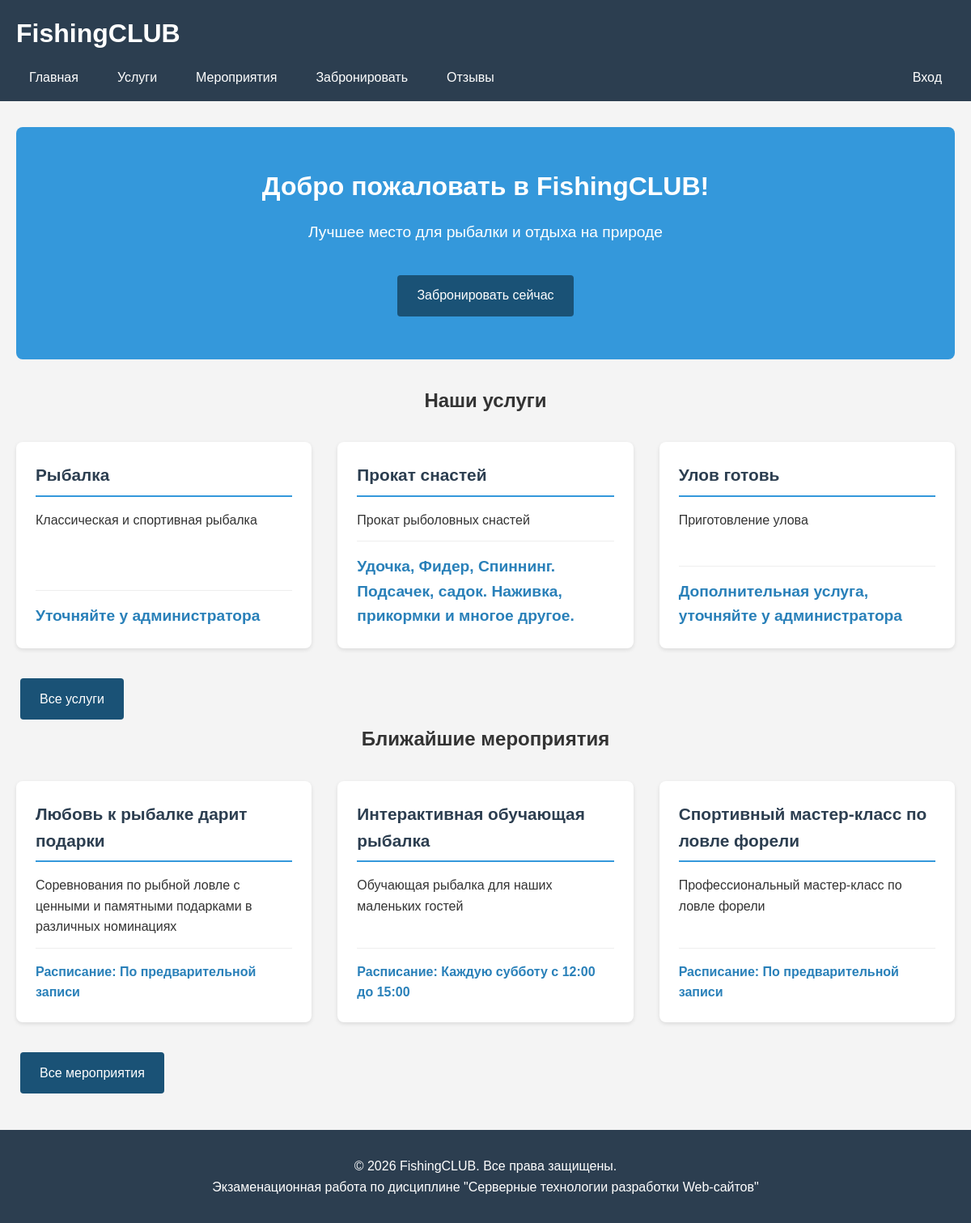
The page / on the database its author committed.
### tables this page shows
CREATE TABLE `fishing_services` (
  `id` int NOT NULL,
  `service_name` varchar(255) NOT NULL,
  `description` text,
  `details` text,
  `price_info` varchar(500) DEFAULT NULL,
  `section_id` int NOT NULL,
  `is_active` tinyint DEFAULT '1',
  `sort_order` int DEFAULT '0'
);

CREATE TABLE `events` (
  `id` int NOT NULL,
  `event_name` varchar(255) NOT NULL,
  `description` text,
  `price_info` varchar(100) DEFAULT NULL,
  `timetable_info` varchar(255) DEFAULT NULL,
  `section_id` int NOT NULL,
  `is_active` tinyint DEFAULT '1',
  `sort_order` int DEFAULT '0'
);

### includes/functions.php (called while the page is built, shortened)
<?php
function e($text) {
    return htmlspecialchars($text, ENT_QUOTES, 'UTF-8');
}

### index.php (the view)
<?php
require 'config/database.php';
require 'includes/functions.php';
include 'includes/header.php';
$services = $pdo->query("
    SELECT * FROM fishing_services
    WHERE is_active=1
    ORDER BY sort_order
    LIMIT 3
")->fetchAll();
$events = $pdo->query("
    SELECT * FROM events
    WHERE is_active=1
    ORDER BY sort_order
    LIMIT 3
")->fetchAll();
?>
<section class="hero">
    <h2>Добро пожаловать в <?php echo SITE_NAME; ?>!</h2>
    <p>Лучшее место для рыбалки и отдыха на природе</p>
    <a href="pages/reservation.php" class="btn">Забронировать сейчас</a>
</section>
<section class="features">
    <h2>Наши услуги</h2>
    <div class="services-grid">
        <?php
        foreach($services as $s):
        ?>
        <div class="service-card">
            <h3><?php echo e($s['service_name']); ?></h3>
            <p><?php echo e($s['description']); ?></p>
            <p class="price"><?php echo e($s['price_info']); ?></p>
        </div>
        <?php endforeach; ?>
    </div>
    <a href="pages/services.php" class="btn">Все услуги</a>
</section>
<section class="events-section">
    <h2>Ближайшие мероприятия</h2>
    <div class="events-grid">
        <?php foreach($events as $e): ?>
        <div class="event-item">
            <h3><?php echo e($e['event_name']); ?></h3>
            <p><?php echo e($e['description']); ?></p>
            <p><strong>Расписание:</strong> <?php echo e($e['timetable_info']); ?></p>
        </div>
        <?php endforeach; ?>
    </div>
    <a href="pages/events.php" class="btn">Все мероприятия</a>
</section>
<?php include 'includes/footer.php'; ?>

### includes/header.php (shortened to what this page needs)
<?php
require_once __DIR__ . '/functions.php';
$base_path = BASE_URL;
?>
<!DOCTYPE html>
<html lang="ru">
<head>
    <link rel="stylesheet" href="<?php echo $base_path; ?>css/style.css">
</head>
<body>
    <header>
        <div class="container">
            <h1><?php echo SITE_NAME; ?></h1>
            <nav>
                <ul>
                    <li><a href="<?php echo $base_path; ?>index.php">Главная</a></li>
                    <li><a href="<?php echo $base_path; ?>pages/services.php">Услуги</a></li>
                    <li><a href="<?php echo $base_path; ?>pages/events.php">Мероприятия</a></li>
                    <li><a href="<?php echo $base_path; ?>pages/reservation.php">Забронировать</a></li>
                    <li><a href="<?php echo $base_path; ?>pages/feedback.php">Отзывы</a></li>
                    <?php
                    if(isset($_SESSION['user_id'])):
                    ?>
                        <li><a href="<?php echo $base_path; ?>admin/index.php">Админка</a></li>
                        <li><a href="<?php echo $base_path; ?>logout.php">Выход (<?php echo e($_SESSION['user_login'] ?? 'Админ'); ?>)</a></li>
                    <?php else: ?>
                        <li><a href="<?php echo $base_path; ?>login.php">Вход</a></li>
                    <?php endif; ?>
                </ul>
            </nav>
        </div>
    </header>
    <main class="container">

### includes/footer.php (shortened to what this page needs)
    </main>
    <footer>
        <div class="container">
            <p>&copy; <?php echo date('Y'); ?> <?php echo SITE_NAME; ?>. Все права защищены.</p>
            <p>Экзаменационная работа по дисциплине "Серверные технологии разработки Web-сайтов"</p>
        </div>
    </footer>
</body>
</html>

### css/style.css (style rules this page uses)
* { margin: 0; padding: 0; box-sizing: border-box; }
html, body { height: 100%; }
body { font-family: Arial, sans-serif; line-height: 1.6; color: #333; background: #f4f4f4; display: flex; flex-direction: column; min-height: 100vh; }
.container { max-width: 1200px; margin: 0 auto; padding: 0 20px; width: 100%; }
main { flex: 1 0 auto; width: 100%; }
header { background: #2c3e50; color: white; padding: 1rem 0; margin-bottom: 2rem; }
header h1 { margin-bottom: 1rem; }
nav ul { list-style: none; display: flex; gap: 1rem; width: 100%; }
nav ul li:last-child { margin-left: auto; }
nav a { color: white; text-decoration: none; padding: 0.5rem 1rem; border-radius: 4px; transition: background 0.3s; }
.hero { text-align: center; padding: 3rem; background: #3498db; color: white; border-radius: 8px; margin-bottom: 2rem; }
.hero h2 { font-size: 2rem; margin-bottom: 1rem; }
.hero p { font-size: 1.2rem; margin-bottom: 2rem; }
.btn { display: inline-block; padding: 0.8rem 1.5rem; background: #1a5276; color: white; text-decoration: none; border-radius: 4px; border: none; cursor: pointer; transition: background 0.3s; margin: 5px; }
.service-card, .event-item, .service-item, .event-card { background: white; padding: 1.5rem; border-radius: 8px; box-shadow: 0 2px 5px rgba(0,0,0,0.1); transition: transform 0.2s, box-shadow 0.2s; height: 100%; display: flex; flex-direction: column; }
.service-card h3, .event-item h3, .service-item h3, .event-card h3 { color: #2c3e50; margin: 0 0 1rem 0; font-size: 1.3rem; border-bottom: 2px solid #3498db; padding-bottom: 0.5rem; }
.service-card p, .event-item p, .service-item p, .event-card p { margin: 0 0 0.8rem 0; line-height: 1.6; }
.service-card .price, .service-item .price, .event-item p:last-child, .event-card p:last-of-type { margin-top: auto; margin-bottom: 0; padding-top: 1rem; border-top: 1px solid #eee; font-weight: bold; color: #2980b9; }
.service-card .price, .service-item .price { font-size: 1.2rem; }
.services-grid { display: grid; grid-template-columns: repeat(auto-fit, minmax(300px, 1fr)); gap: 2rem; margin: 2rem 0; }
.events-grid { display: grid; grid-template-columns: repeat(auto-fit, minmax(300px, 1fr)); gap: 2rem; margin: 2rem 0; }
.features h2, .events-section h2 { margin-bottom: 2rem; text-align: center; }
.price { font-size: 1.2rem; color: #2980b9; font-weight: bold; margin-top: 1rem; }
footer { background: #2c3e50; color: white; text-align: center; padding: 2rem 0; margin-top: 40px; flex-shrink: 0; }

### rows shown on the page
fishing_services: service_name "Рыбалка", description "Классическая и спортивная рыбалка", price_info "Уточняйте у администратора"
fishing_services: service_name "Прокат снастей", description "Прокат рыболовных снастей", price_info "Удочка, Фидер, Спиннинг. Подсачек, садок. Наживка, прикормки и многое другое."
fishing_services: service_name "Улов готовь", description "Приготовление улова", price_info "Дополнительная услуга, уточняйте у администратора"
events: event_name "Любовь к рыбалке дарит подарки", description "Соревнования по рыбной ловле с ценными и памятными подарками в различных номинациях", timetable_info "По предварительной записи"
events: event_name "Интерактивная обучающая рыбалка", description "Обучающая рыбалка для наших маленьких гостей", timetable_info "Каждую субботу с 12:00 до 15:00"
events: event_name "Спортивный мастер-класс по ловле форели", description "Профессиональный мастер-класс по ловле форели", timetable_info "По предварительной записи"

### other values the page prints
SITE_NAME "FishingCLUB"
